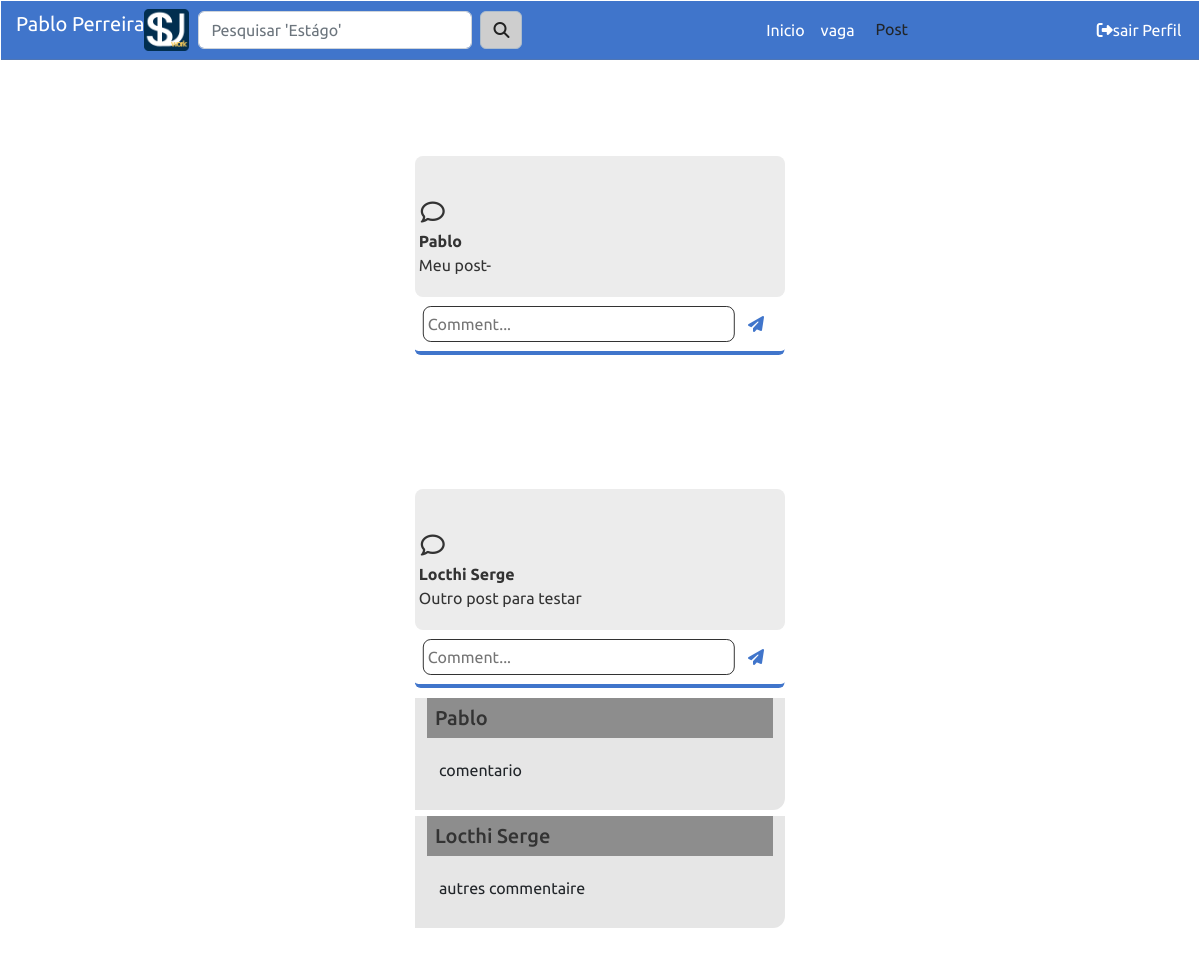
Screenshot of /inicio.php (signed in) with the database file from the repository.
### tables this page shows
CREATE TABLE `usuario_rs` (
  `id_usuario` int(11) NOT NULL,
  `nome_usuario` varchar(60) DEFAULT NULL,
  `sobre_nome` varchar(100) DEFAULT NULL,
  `cpf_usuario` varchar(16) DEFAULT NULL,
  `mail_usuario` varchar(80) DEFAULT NULL,
  `senha_usuario` varchar(50) DEFAULT NULL,
  `confirm_usuario` varchar(50) DEFAULT NULL,
  `datanascimento_usuario` date DEFAULT NULL
);

CREATE TABLE `post` (
  `id_post` int(11) NOT NULL,
  `id_usuario` int(11) DEFAULT NULL,
  `url_arquivo` varchar(60) DEFAULT NULL,
  `conteudo_post` varchar(255) DEFAULT NULL,
  `data_post` datetime DEFAULT NULL
);

CREATE TABLE `comentarios` (
  `id_comentario` int(11) NOT NULL,
  `id_usuario` int(11) DEFAULT NULL,
  `id_post` int(11) DEFAULT NULL,
  `conteudo_comentario` varchar(255) DEFAULT NULL,
  `data_comentario` datetime DEFAULT NULL
);

### inicio.php (the view, shortened to what this page needs)
<?php
    include "connex.php";
    $id_us = $_SESSION['login'];
    $dados_usuario = $connect->prepare(('SELECT * FROM usuario_rs WHERE id_usuario = :dadosus'));
    $dados_usuario ->bindValue(':dadosus', $id_us);
    $dados_usuario ->execute();
    $rowDados_usuario = $dados_usuario ->fetch();
?>
<!DOCTYPE html>
<html lang pt="pt-BR">
<head>
    <link rel="stylesheet" href="https://cdnjs.cloudflare.com/ajax/libs/font-awesome/6.2.0/css/all.min.css" />
    <link href="https://cdn.jsdelivr.net/npm/bootstrap@5.2.2/dist/css/bootstrap.min.css" rel="stylesheet">
    <link rel="stylesheet" type="text/css" href="../htmlphp/css files/user.css"/>
</head>
<body class="inicio-body">
    <nav class="navbar navbar-expand-lg">
        <div class="navbar-brand">
           <span><?=$rowDados_usuario['nome_usuario']." ".$rowDados_usuario['sobre_nome'] ?></span>
            <img src="imagem/logo.png" alt="">
        </div>
        <div class="d-flex search" role="search">
            <form class="d-flex" action="inicio.php" method="post">
                <input class="form-control me-2" name="nomevaga" type="search" placeholder="Pesquisar 'Estágo'" aria-label="Search">
                <button class="btn" name="search" type="submit"><i class="fa-solid fa-magnifying-glass"></i></button>
            </form>
        </div>
        <div class="user-setting">
            <ul class="navbar-nav">
                <li class="nav-item">
                    <a class="nav-link" href="">Inicio</a>
                </li>
                <li class="nav-item">
                    <a class="nav-link" href="vaga.php">vaga</a>
                </li>
                <li class="nav-item">
                    <?= "<button class='btn' data-bs-toggle='modal' data-bs-target='#exampleModal'>Post</button>"; ?>
                </li>
            </ul>
        </div>
        <div class="user-foto d-flex">
            <?= "<a class='nav-link link-out' href='inicio.php?logout'><i class='fa-solid fa-right-from-bracket'></i>sair </a>"; ?>
            <form action="user.php" method="post">
                <input style="background: transparent; border: none;" class="nav-link" type="submit" value=" Perfil">
            </form>
        </div>
    </nav>
    <div class="container">
        <div class="row">
            <?php
                $saidapost = $connect ->prepare('SELECT * FROM post P JOIN usuario_rs U ON(P.id_usuario = U.id_usuario)');
                $saidapost ->execute();
            ?>
            <?php if($saidapost ->rowCount()==0){
                echo "Não tem postes";
            }else{
                while($rowpost = $saidapost ->fetch()){ ?>
                    <div class="post-wrapper">
                        <div class="post-header">
                        </div>
                        <div class="post-footer">
                            <button type="button"> <i class="fa-regular fa-comment"></i></button>
                            <p><?= "<b>".$rowpost['nome_usuario']."</b> <br/>".$rowpost['conteudo_post'] ?></p>
                        </div>
                    </div>
                    <div class="comment-wrapper">
                        <form id="formComment" method="post" action="coment.php">
                            <input type="text" name="comment" id="comment" placeholder="Comment...">
                            <button class="btn toggleCom" name="com" type="submit"><i class="fa-sharp fa-solid fa-paper-plane"></i></button>
                        </form>
                    </div>
                <?php }
            }
                    $getC = $connect ->prepare('SELECT * FROM comentarios C JOIN usuario_rs U ON(C.id_usuario = U.id_usuario)
                    ');
                    $getC -> execute();
                    if($getC ->rowCount() == 0){
                        echo "";
                    }else{
                        while($rowC = $getC ->fetch()){ ?>
                            <div class="saida-comment">
                                <h5 id="nme"><?= $rowC['nome_usuario'] ?></h5>
                                <p id="cmt"><?= $rowC['conteudo_comentario'] ?></p>
                            </div>
                        <?php }
                    }
            ?>
        </div>
    </div>
</body>
</html>

### user.css (style rules this page uses)
* { padding: 0; margin: 0; box-sizing: border-box; font-family: ubuntu, sans-serif; transition: all 0.34s ease; }
body { padding: 1px; background: #4075cb; }
.navbar { display: grid; grid-template-columns: 10% 40% 40% 10%; align-items: center; grid-column-gap: 0px; border-bottom: 1px solid rgba(119, 119, 119, 0.279); }
.navbar .navbar-brand { display: flex; padding: 0px 0px 0px 15px; }
.navbar .navbar-brand img { width: 45px; }
.navbar .d-flex { margin: auto; transform: translateX(0%); }
.navbar .d-flex form .btn { color: #212121; border: 1px solid #acbccc; background-color: #cecece; }
.navbar .d-flex form .btn .fa-solid { background-color: transparent; }
.navbar .user-setting { margin: 0px auto; display: block; position: relative; }
.navbar .user-setting ul { display: flex; list-style-type: none; }
.navbar .user-setting ul .nav-link { color: #fff; }
.navbar .user-foto { display: flex; gap: 0px; }
.navbar .user-foto .link-out { color: #fff; }
.navbar .user-foto .link-out i { color: #fff; }
.container .row { display: flex; flex-direction: column; justify-content: center; align-items: center; }
.container .row .post-wrapper { width: 370px; height: auto; margin: 6rem auto; background: rgb(236, 236, 236); color: #fff; border-radius: 8px; overflow: hidden; }
.container .row .post-wrapper .post-header { width: 370px; height: 38px; transform: translateX(-3.3%); padding: 6px; position: relative; z-index: 2; }
.container .row .post-wrapper .post-footer { width: 370px; height: auto; overflow: hidden; transform: translateX(-3.3%); color: #333; padding: 4px; }
.container .row .post-wrapper .post-footer button { all: unset; cursor: pointer; padding: 2px; }
.container .row .post-wrapper .post-footer button i { font-size: 1.5em; }
.container .row .comment-wrapper { width: 370px; }
.container .row .comment-wrapper form { width: 107%; margin: -27.8% auto; display: flex; justify-content: center; background-color: #fff; border-bottom: solid 4px #4075cb; padding: 8px; border-bottom-left-radius: 6px; border-bottom-right-radius: 6px; transform: translateX(-3.3%); }
.container .row .comment-wrapper form input { width: 370px; height: 36px; margin: auto; border: 1px solid #333; border-radius: 8px; padding: 4px; }
.container .row .comment-wrapper form button i { color: #4075cb; }
.container .row .saida-comment { width: 370px; height: auto; overflow: hidden; margin: auto auto 6px; border-bottom-right-radius: 12px; background: rgb(230, 230, 230); transform: translateY(-25%); }
.container .row .saida-comment h5 { background: rgba(119, 119, 119, 0.801); padding: 8px; color: #333; }
.container .row .saida-comment p { padding: 12px; word-break: break-all; }
.container { display: flex; justify-content: center; }

### inicio.php (style rules this page uses)
.navbar-brand { color: #fff; }
.navbar { color: #fff; background: #4075cb; }
body { background: #fff; }

### rows the page displays
usuario_rs: nome_usuario "Pablo", sobre_nome "Perreira"
post: id_usuario.nome_usuario "Pablo", conteudo_post "Meu post-"
post: id_usuario.nome_usuario "Locthi Serge", conteudo_post "Outro post para testar"
comentarios: id_usuario.nome_usuario "Pablo", conteudo_comentario "comentario"
comentarios: id_usuario.nome_usuario "Locthi Serge", conteudo_comentario "autres commentaire"
